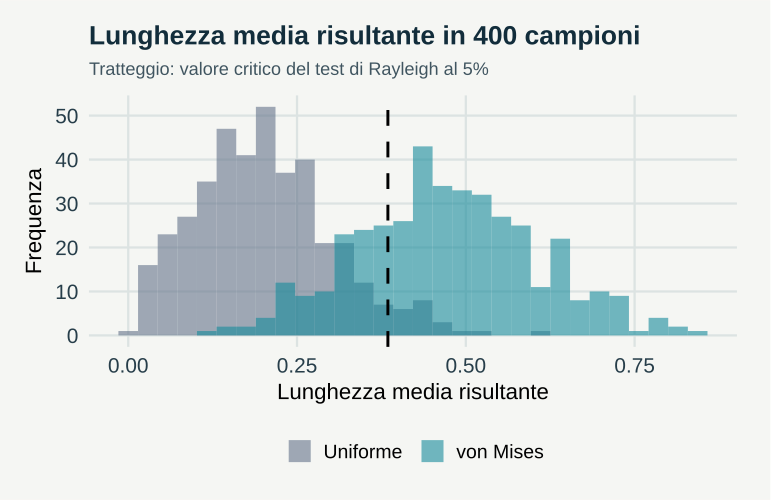

This chart was generated by the following R code:
# GeoStat Lab — funzioni comuni. R >= 4.3; ggplot2 >= 3.4; jsonlite.
suppressPackageStartupMessages(library(ggplot2))
col_geo <- c('#168B9C','#BC5B35','#7054A4','#A17B19','#227864','#64748B')
theme_set(theme_minimal(base_size=17, base_family='sans') + theme(
  plot.background=element_rect(fill='#F5F6F3',colour=NA),
  panel.background=element_rect(fill='#F5F6F3',colour=NA),
  panel.grid.minor=element_blank(),panel.grid.major=element_line(colour='#DCE3E2'),
  plot.title=element_text(size=19,face='bold',colour='#122D3B'),
  plot.subtitle=element_text(size=13,colour='#405560',margin=margin(b=12)),
  axis.text=element_text(size=15,colour='#273E4A'),axis.title=element_text(size=16),
  legend.position='bottom',legend.title=element_blank(),legend.text=element_text(size=14),
  strip.text=element_text(size=15,face='bold'),plot.margin=margin(18,24,18,18)))
metric <- function(...) data.frame(grandezza=names(c(...)),valore=as.character(c(...)),check.names=FALSE)
f <- function(x,d=3) {out<-formatC(x,digits=d,format='fg');out[!is.finite(x)]<-'Non definito';out}
line_plot <- function(d,x='x',y='y',title='',xl=x,yl=y,group=NULL) {
 p<-ggplot(d,aes(x=.data[[x]],y=.data[[y]]))
 if(is.null(group)) p<-p+geom_line(colour=col_geo[1],linewidth=1.05) else p<-p+aes(colour=.data[[group]],group=.data[[group]])+geom_line(linewidth=1)+scale_colour_manual(values=col_geo)
 p+labs(title=title,x=xl,y=yl)
}
point_plot <- function(d,x='x',y='y',title='',xl=x,yl=y,group=NULL) {
 p<-ggplot(d,aes(x=.data[[x]],y=.data[[y]]))
 if(is.null(group))p<-p+geom_point(colour=col_geo[1],size=2.5,alpha=.8) else p<-p+aes(colour=.data[[group]])+geom_point(size=2.7,alpha=.85)+scale_colour_manual(values=col_geo)
 p+labs(title=title,x=xl,y=yl)
}
hist_plot<-function(x,title='',xl='Valore',bins=20)ggplot(data.frame(x=x),aes(x))+geom_histogram(bins=bins,fill=col_geo[1],colour='#F5F6F3')+labs(title=title,x=xl,y='Frequenza')
bar_plot<-function(d,x='gruppo',y='valore',title='',yl='Valore')ggplot(d,aes(x=.data[[x]],y=.data[[y]],fill=.data[[x]]))+geom_col(width=.65)+scale_fill_manual(values=rep(col_geo,length.out=length(unique(d[[x]])) ))+guides(fill='none')+labs(title=title,x=NULL,y=yl)
map_plot<-function(d,z='z',title='',xl='Est [km]',yl='Nord [km]')ggplot(d,aes(x,y,fill=.data[[z]]))+geom_raster()+coord_equal()+scale_fill_gradientn(colours=c('#153F56','#298C9C','#B8CDB2','#F1D889','#AD542F'))+labs(title=title,x=xl,y=yl)
acf_data<-function(x,lag=20){a<-acf(x,lag.max=min(lag,length(x)-1),plot=FALSE);data.frame(x=as.vector(a$lag)[-1],y=as.vector(a$acf)[-1])}
# AR(1), distribuzione marginale stazionaria N(0, 1).
ar_series<-function(n,rho){x<-numeric(n);x[1]<-rnorm(1);for(i in 2:n)x[i]<-rho*x[i-1]+sqrt(1-rho^2)*rnorm(1);x}
# Distanze euclidee in unità metriche già dichiarate; nessuna conversione implicita di CRS.
dist_cross<-function(a,b)sqrt(outer(a[,1],b[,1],'-')^2+outer(a[,2],b[,2],'-')^2)
# Predittore IDW: i punti coincidenti ricevono esattamente il valore osservato.
idw<-function(xy,z,new,power=2){dd<-dist_cross(new,xy);apply(dd,1,function(d)if(any(d<1e-10))mean(z[d<1e-10])else weighted.mean(z,d^(-power)))}
# CART didattico binario: divisioni assiali che minimizzano l'impurità di Gini.
cart_fit<-function(x,y,depth=2,minleaf=4){
 node<-list(p=mean(y),n=length(y));if(depth<1||length(unique(y))<2||length(y)<2*minleaf)return(node)
 best<-Inf
 for(j in seq_len(ncol(x))){v<-sort(unique(x[,j])); if(length(v)<2)next
  for(cut in (head(v,-1)+tail(v,-1))/2){left<-x[,j]<=cut;nl<-sum(left);nr<-sum(!left);if(min(nl,nr)<minleaf)next
   score<-nl*mean(y[left])*(1-mean(y[left]))+nr*mean(y[!left])*(1-mean(y[!left]))
   if(score<best){best<-score;node$j<-j;node$cut<-cut;split<-left}
  }
 }
 if(is.finite(best)){node$left<-cart_fit(x[split,,drop=FALSE],y[split],depth-1,minleaf);node$right<-cart_fit(x[!split,,drop=FALSE],y[!split],depth-1,minleaf)};node
}
cart_predict<-function(tree,x)apply(x,1,function(row){t<-tree;while(!is.null(t$j))t<-if(row[t$j]<=t$cut)t$left else t$right;t$p})
p <- list(kappa = 1, n = 20, seed = 17)
set.seed(p$seed)
rvm <- function(n, mu, k) {
    a <- 1 + sqrt(1 + 4 * k^2)
    b <- (a - sqrt(2 * a))/(2 * k)
    r <- (1 + b^2)/(2 * b)
    out <- numeric(0)
    while (length(out) < n) {
        u1 <- runif(n)
        u2 <- runif(n)
        u3 <- runif(n)
        z <- cos(pi * u1)
        fz <- (1 + r * z)/(r + z)
        g <- k * (r - fz)
        ok <- g * (2 - g) - u2 > 0 | log(g/u2) + 1 - g >= 0
        out <- c(out, sign(u3[ok] - 0.5) * acos(fz[ok]))
    }
    (mu + out[1:n])%%(2 * pi)
}

pval <- function(Z, n) pmin(1, exp(-Z) * (1 + (2 * Z - Z^2)/(4 * n) - (24 * Z - 132 * Z^2 + 76 * Z^3 - 
    9 * Z^4)/(288 * n^2)))

Rbar <- function(x) sqrt(mean(cos(x))^2 + mean(sin(x))^2)

R1 <- replicate(400, Rbar(rvm(p$n, 0, p$kappa)))

R0 <- replicate(400, Rbar(runif(p$n, 0, 2 * pi)))

pv <- pval(p$n * R1^2, p$n)

rc <- sqrt(uniroot(function(z) pval(z, p$n) - 0.05, c(0.5, 10))$root/p$n)

data <- data.frame(R = c(R0, R1), ipotesi = rep(c("Uniforme", "von Mises"), each = 400))

plots <- list(ggplot(data, aes(R, fill = ipotesi)) + geom_histogram(bins = 30, position = "identity", 
    alpha = 0.6, colour = NA) + geom_vline(xintercept = rc, linetype = 2, linewidth = 1) + scale_fill_manual(values = col_geo[c(6, 
    1)]) + labs(title = "Lunghezza media risultante in 400 campioni", subtitle = "Tratteggio: valore critico del test di Rayleigh al 5%", 
    x = "Lunghezza media risultante", y = "Frequenza"))

metrics <- metric(`Potenza stimata` = f(mean(pv < 0.05)), `Quota di rifiuti con dati uniformi` = f(mean(pval(p$n * 
    R0^2, p$n) < 0.05)), `Valore critico di R` = f(rc), `R medio sotto von Mises` = f(mean(R1)), `Campioni simulati` = 400)
print(metrics,row.names=FALSE)
ggplot2::ggsave('m18-rayleigh-B.svg',plots[[1]],device=svglite::svglite,width=7.7,height=5.0,bg='#F8F6F1')
